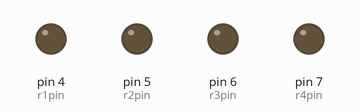
Simulated run of this sketch. Board: Arduino Uno, built with avr-gcc and run on an emulated ATmega328P. Shown: output pins drawn as LEDs (lit = HIGH).

Above: at 0.4 s.
At 2.0 s:
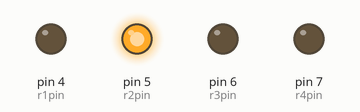
At 3.6 s:
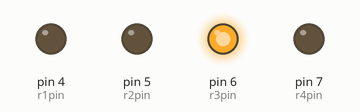
At 7.6 s:
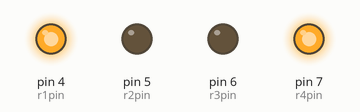
At 11.6 s:
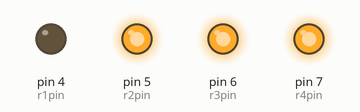
At 15.6 s:
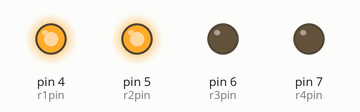
Timing chart, 0 to 16.6 s (numbered marks = the images above):
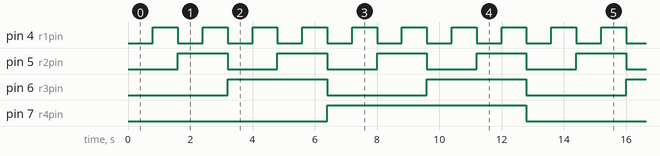

The sketch:

P2_Binary_Counter.ino
```cpp
int r1pin=4;
int r2pin=5;
int r3pin=6;
int r4pin=7;
int d=400;
void setup() {
  // put your setup code here, to run once:
pinMode(r1pin, OUTPUT);
pinMode(r2pin, OUTPUT);
pinMode(r3pin, OUTPUT);
pinMode(r4pin, OUTPUT);
}

void loop() {
  // put your main code here, to run repeatedly:
for(int i=0; i<2 ;i++){
  digitalWrite(r4pin,i);

  for(int i=0; i<2 ;i++){
    digitalWrite(r3pin,i);

    for(int i=0; i<2 ;i++){
      digitalWrite(r2pin,i);

      for(int i=0; i<2; i++) {
        digitalWrite(r1pin,i);
        delay (d);
        digitalWrite(r1pin,i);
        delay (d);
      }
    }
  }
}
}
```

Measured:
- by itself, pin 4 (r1pin): alternates HIGH for 0.80 s and LOW for 0.80 s
- by itself, pin 5 (r2pin): alternates HIGH for 1.6 s and LOW for 1.6 s
- by itself, pin 6 (r3pin): alternates HIGH for 3.2 s and LOW for 3.2 s
- by itself, pin 7 (r4pin): alternates HIGH for 6.4 s and LOW for 6.4 s
